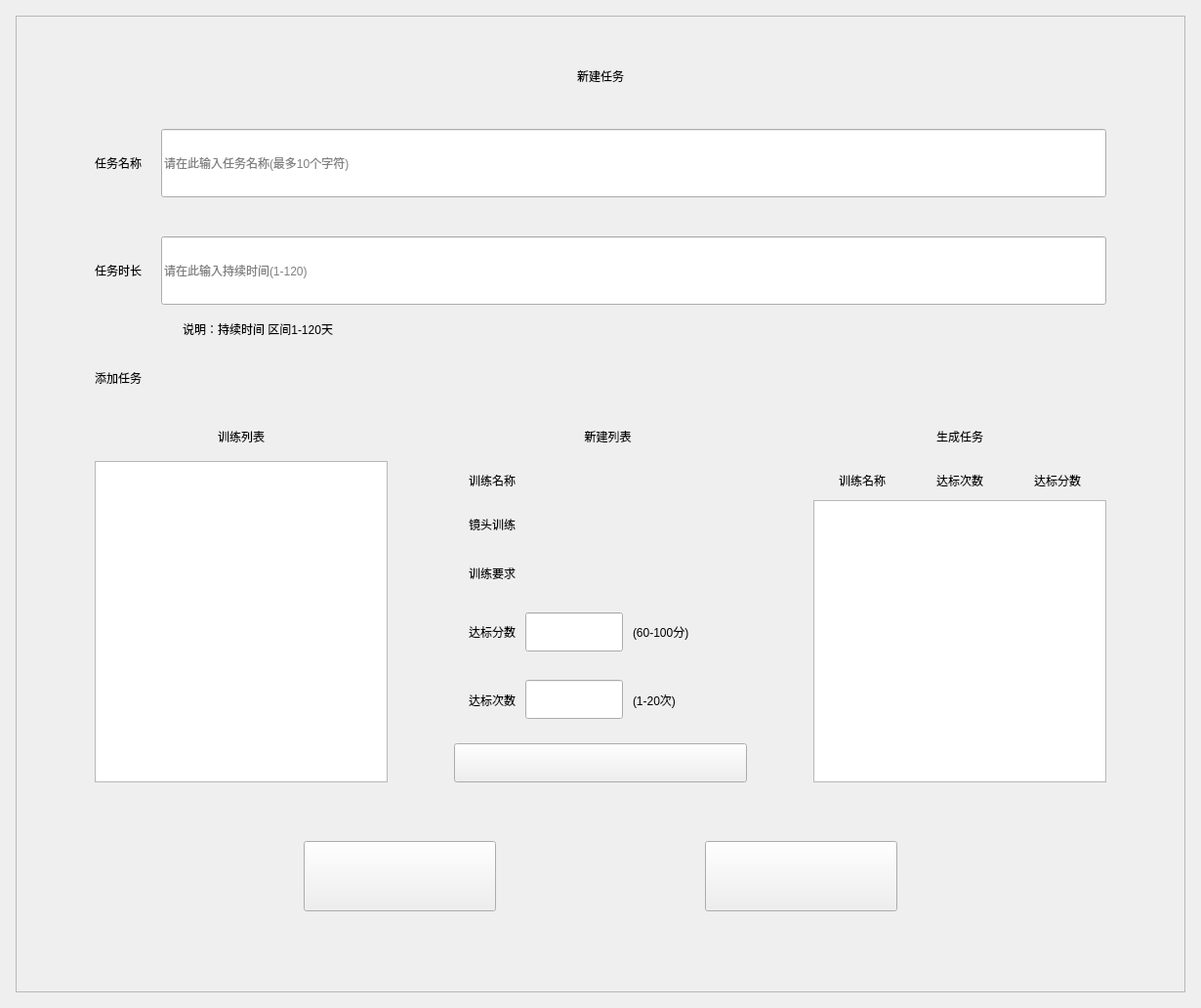
<?xml version="1.0" encoding="UTF-8"?>
<ui version="4.0">
 <class>SYModifyTrainTaskWindow</class>
 <widget class="QWidget" name="SYModifyTrainTaskWindow">
  <property name="geometry">
   <rect>
    <x>0</x>
    <y>0</y>
    <width>1230</width>
    <height>1032</height>
   </rect>
  </property>
  <property name="windowTitle">
   <string>SimLaparo</string>
  </property>
  <layout class="QVBoxLayout" name="verticalLayout_2">
   <item>
    <spacer name="verticalSpacer_4">
     <property name="orientation">
      <enum>Qt::Vertical</enum>
     </property>
     <property name="sizeHint" stdset="0">
      <size>
       <width>20</width>
       <height>87</height>
      </size>
     </property>
    </spacer>
   </item>
   <item>
    <layout class="QHBoxLayout" name="horizontalLayout_2">
     <item>
      <spacer name="horizontalSpacer_4">
       <property name="orientation">
        <enum>Qt::Horizontal</enum>
       </property>
       <property name="sizeHint" stdset="0">
        <size>
         <width>40</width>
         <height>20</height>
        </size>
       </property>
      </spacer>
     </item>
     <item>
      <widget class="QFrame" name="frame">
       <property name="minimumSize">
        <size>
         <width>1198</width>
         <height>1000</height>
        </size>
       </property>
       <property name="maximumSize">
        <size>
         <width>1198</width>
         <height>1000</height>
        </size>
       </property>
       <property name="frameShape">
        <enum>QFrame::StyledPanel</enum>
       </property>
       <property name="frameShadow">
        <enum>QFrame::Raised</enum>
       </property>
       <layout class="QVBoxLayout" name="verticalLayout" stretch="0,0">
        <property name="spacing">
         <number>0</number>
        </property>
        <property name="leftMargin">
         <number>80</number>
        </property>
        <property name="topMargin">
         <number>52</number>
        </property>
        <property name="rightMargin">
         <number>80</number>
        </property>
        <property name="bottomMargin">
         <number>82</number>
        </property>
        <item>
         <layout class="QVBoxLayout" name="verticalLayout_4">
          <property name="spacing">
           <number>0</number>
          </property>
          <item>
           <widget class="QLabel" name="lb_title">
            <property name="minimumSize">
             <size>
              <width>500</width>
              <height>0</height>
             </size>
            </property>
            <property name="text">
             <string>新建任务</string>
            </property>
            <property name="alignment">
             <set>Qt::AlignCenter</set>
            </property>
           </widget>
          </item>
          <item>
           <spacer name="verticalSpacer_7">
            <property name="orientation">
             <enum>Qt::Vertical</enum>
            </property>
            <property name="sizeType">
             <enum>QSizePolicy::Fixed</enum>
            </property>
            <property name="sizeHint" stdset="0">
             <size>
              <width>0</width>
              <height>45</height>
             </size>
            </property>
           </spacer>
          </item>
          <item>
           <widget class="QFrame" name="HeadFrame">
            <layout class="QHBoxLayout" name="TitleLayout">
             <property name="spacing">
              <number>20</number>
             </property>
             <property name="leftMargin">
              <number>0</number>
             </property>
             <property name="topMargin">
              <number>0</number>
             </property>
             <property name="rightMargin">
              <number>0</number>
             </property>
             <property name="bottomMargin">
              <number>0</number>
             </property>
             <item>
              <widget class="QLabel" name="lb_grpname">
               <property name="text">
                <string>任务名称</string>
               </property>
              </widget>
             </item>
             <item>
              <widget class="QLineEdit" name="edit_taskname">
               <property name="minimumSize">
                <size>
                 <width>0</width>
                 <height>70</height>
                </size>
               </property>
               <property name="maximumSize">
                <size>
                 <width>16777215</width>
                 <height>70</height>
                </size>
               </property>
               <property name="maxLength">
                <number>10</number>
               </property>
               <property name="placeholderText">
                <string>请在此输入任务名称(最多10个字符)</string>
               </property>
              </widget>
             </item>
            </layout>
           </widget>
          </item>
          <item>
           <spacer name="verticalSpacer">
            <property name="orientation">
             <enum>Qt::Vertical</enum>
            </property>
            <property name="sizeType">
             <enum>QSizePolicy::Fixed</enum>
            </property>
            <property name="sizeHint" stdset="0">
             <size>
              <width>20</width>
              <height>40</height>
             </size>
            </property>
           </spacer>
          </item>
          <item>
           <layout class="QHBoxLayout" name="horizontalLayout_6">
            <property name="spacing">
             <number>20</number>
            </property>
            <item>
             <widget class="QLabel" name="label_2">
              <property name="text">
               <string>任务时长</string>
              </property>
             </widget>
            </item>
            <item>
             <widget class="QLineEdit" name="edit_numday">
              <property name="minimumSize">
               <size>
                <width>0</width>
                <height>70</height>
               </size>
              </property>
              <property name="maximumSize">
               <size>
                <width>16777215</width>
                <height>70</height>
               </size>
              </property>
              <property name="maxLength">
               <number>3</number>
              </property>
              <property name="placeholderText">
               <string>请在此输入持续时间(1-120)</string>
              </property>
             </widget>
            </item>
           </layout>
          </item>
          <item>
           <layout class="QHBoxLayout" name="horizontalLayout_8">
            <item>
             <spacer name="horizontalSpacer_7">
              <property name="orientation">
               <enum>Qt::Horizontal</enum>
              </property>
              <property name="sizeType">
               <enum>QSizePolicy::Fixed</enum>
              </property>
              <property name="sizeHint" stdset="0">
               <size>
                <width>90</width>
                <height>20</height>
               </size>
              </property>
             </spacer>
            </item>
            <item>
             <widget class="QLabel" name="label_14">
              <property name="minimumSize">
               <size>
                <width>0</width>
                <height>50</height>
               </size>
              </property>
              <property name="text">
               <string>说明：持续时间 区间1-120天</string>
              </property>
             </widget>
            </item>
           </layout>
          </item>
          <item>
           <widget class="QLabel" name="label_15">
            <property name="minimumSize">
             <size>
              <width>0</width>
              <height>50</height>
             </size>
            </property>
            <property name="maximumSize">
             <size>
              <width>16777215</width>
              <height>50</height>
             </size>
            </property>
            <property name="text">
             <string>添加任务</string>
            </property>
           </widget>
          </item>
          <item>
           <spacer name="verticalSpacer_6">
            <property name="orientation">
             <enum>Qt::Vertical</enum>
            </property>
            <property name="sizeType">
             <enum>QSizePolicy::Fixed</enum>
            </property>
            <property name="sizeHint" stdset="0">
             <size>
              <width>0</width>
              <height>10</height>
             </size>
            </property>
           </spacer>
          </item>
          <item>
           <layout class="QHBoxLayout" name="horizontalLayout_4">
            <property name="spacing">
             <number>0</number>
            </property>
            <property name="bottomMargin">
             <number>0</number>
            </property>
            <item>
             <widget class="QFrame" name="frame_left">
              <layout class="QVBoxLayout" name="verticalLayout_8">
               <property name="spacing">
                <number>0</number>
               </property>
               <property name="leftMargin">
                <number>0</number>
               </property>
               <property name="topMargin">
                <number>0</number>
               </property>
               <property name="rightMargin">
                <number>0</number>
               </property>
               <property name="bottomMargin">
                <number>0</number>
               </property>
               <item>
                <widget class="QLabel" name="label">
                 <property name="minimumSize">
                  <size>
                   <width>0</width>
                   <height>50</height>
                  </size>
                 </property>
                 <property name="maximumSize">
                  <size>
                   <width>16777215</width>
                   <height>50</height>
                  </size>
                 </property>
                 <property name="text">
                  <string>训练列表</string>
                 </property>
                 <property name="alignment">
                  <set>Qt::AlignCenter</set>
                 </property>
                </widget>
               </item>
               <item>
                <widget class="QTreeWidget" name="trainlist">
                 <property name="minimumSize">
                  <size>
                   <width>300</width>
                   <height>0</height>
                  </size>
                 </property>
                 <property name="maximumSize">
                  <size>
                   <width>300</width>
                   <height>16777215</height>
                  </size>
                 </property>
                 <property name="horizontalScrollBarPolicy">
                  <enum>Qt::ScrollBarAlwaysOff</enum>
                 </property>
                 <property name="indentation">
                  <number>0</number>
                 </property>
                 <property name="rootIsDecorated">
                  <bool>false</bool>
                 </property>
                 <property name="expandsOnDoubleClick">
                  <bool>false</bool>
                 </property>
                 <attribute name="headerVisible">
                  <bool>false</bool>
                 </attribute>
                 <column>
                  <property name="text">
                   <string notr="true">1</string>
                  </property>
                 </column>
                </widget>
               </item>
              </layout>
             </widget>
            </item>
            <item>
             <spacer name="horizontalSpacer_5">
              <property name="orientation">
               <enum>Qt::Horizontal</enum>
              </property>
              <property name="sizeHint" stdset="0">
               <size>
                <width>40</width>
                <height>20</height>
               </size>
              </property>
             </spacer>
            </item>
            <item>
             <widget class="QLabel" name="lb_arrow0">
              <property name="minimumSize">
               <size>
                <width>13</width>
                <height>18</height>
               </size>
              </property>
              <property name="maximumSize">
               <size>
                <width>13</width>
                <height>18</height>
               </size>
              </property>
              <property name="text">
               <string/>
              </property>
             </widget>
            </item>
            <item>
             <spacer name="horizontalSpacer_6">
              <property name="orientation">
               <enum>Qt::Horizontal</enum>
              </property>
              <property name="sizeHint" stdset="0">
               <size>
                <width>40</width>
                <height>20</height>
               </size>
              </property>
             </spacer>
            </item>
            <item>
             <layout class="QVBoxLayout" name="verticalLayout_7" stretch="0,0">
              <property name="spacing">
               <number>10</number>
              </property>
              <property name="leftMargin">
               <number>0</number>
              </property>
              <property name="bottomMargin">
               <number>0</number>
              </property>
              <item>
               <widget class="QFrame" name="frame_center">
                <property name="minimumSize">
                 <size>
                  <width>300</width>
                  <height>0</height>
                 </size>
                </property>
                <property name="maximumSize">
                 <size>
                  <width>300</width>
                  <height>16777215</height>
                 </size>
                </property>
                <layout class="QVBoxLayout" name="verticalLayout_9" stretch="0,0,0,0,0,0">
                 <property name="spacing">
                  <number>0</number>
                 </property>
                 <property name="leftMargin">
                  <number>15</number>
                 </property>
                 <property name="topMargin">
                  <number>0</number>
                 </property>
                 <property name="rightMargin">
                  <number>0</number>
                 </property>
                 <property name="bottomMargin">
                  <number>0</number>
                 </property>
                 <item>
                  <widget class="QLabel" name="label_3">
                   <property name="minimumSize">
                    <size>
                     <width>0</width>
                     <height>50</height>
                    </size>
                   </property>
                   <property name="maximumSize">
                    <size>
                     <width>16777215</width>
                     <height>50</height>
                    </size>
                   </property>
                   <property name="text">
                    <string>新建列表</string>
                   </property>
                   <property name="alignment">
                    <set>Qt::AlignCenter</set>
                   </property>
                  </widget>
                 </item>
                 <item>
                  <widget class="QLabel" name="label_5">
                   <property name="minimumSize">
                    <size>
                     <width>0</width>
                     <height>40</height>
                    </size>
                   </property>
                   <property name="maximumSize">
                    <size>
                     <width>16777215</width>
                     <height>40</height>
                    </size>
                   </property>
                   <property name="text">
                    <string>训练名称</string>
                   </property>
                  </widget>
                 </item>
                 <item>
                  <widget class="QLabel" name="lb_seltrainame">
                   <property name="minimumSize">
                    <size>
                     <width>0</width>
                     <height>50</height>
                    </size>
                   </property>
                   <property name="maximumSize">
                    <size>
                     <width>16777215</width>
                     <height>50</height>
                    </size>
                   </property>
                   <property name="text">
                    <string>镜头训练</string>
                   </property>
                  </widget>
                 </item>
                 <item>
                  <widget class="QLabel" name="label_4">
                   <property name="minimumSize">
                    <size>
                     <width>0</width>
                     <height>50</height>
                    </size>
                   </property>
                   <property name="maximumSize">
                    <size>
                     <width>16777215</width>
                     <height>50</height>
                    </size>
                   </property>
                   <property name="text">
                    <string>训练要求</string>
                   </property>
                  </widget>
                 </item>
                 <item>
                  <layout class="QHBoxLayout" name="horizontalLayout_7">
                   <property name="spacing">
                    <number>10</number>
                   </property>
                   <item>
                    <widget class="QLabel" name="label_7">
                     <property name="text">
                      <string>达标分数</string>
                     </property>
                     <property name="alignment">
                      <set>Qt::AlignLeading|Qt::AlignLeft|Qt::AlignVCenter</set>
                     </property>
                    </widget>
                   </item>
                   <item>
                    <widget class="QLineEdit" name="lineEdit_score">
                     <property name="minimumSize">
                      <size>
                       <width>100</width>
                       <height>40</height>
                      </size>
                     </property>
                     <property name="maximumSize">
                      <size>
                       <width>100</width>
                       <height>40</height>
                      </size>
                     </property>
                     <property name="maxLength">
                      <number>3</number>
                     </property>
                     <property name="alignment">
                      <set>Qt::AlignCenter</set>
                     </property>
                    </widget>
                   </item>
                   <item>
                    <widget class="QLabel" name="label_8">
                     <property name="text">
                      <string>(60-100分)</string>
                     </property>
                    </widget>
                   </item>
                   <item>
                    <spacer name="horizontalSpacer_8">
                     <property name="orientation">
                      <enum>Qt::Horizontal</enum>
                     </property>
                     <property name="sizeHint" stdset="0">
                      <size>
                       <width>40</width>
                       <height>20</height>
                      </size>
                     </property>
                    </spacer>
                   </item>
                  </layout>
                 </item>
                 <item>
                  <layout class="QHBoxLayout" name="horizontalLayout_5">
                   <property name="spacing">
                    <number>10</number>
                   </property>
                   <item>
                    <widget class="QLabel" name="label_9">
                     <property name="text">
                      <string>达标次数</string>
                     </property>
                     <property name="alignment">
                      <set>Qt::AlignLeading|Qt::AlignLeft|Qt::AlignVCenter</set>
                     </property>
                    </widget>
                   </item>
                   <item>
                    <widget class="QLineEdit" name="line_Edit_Times">
                     <property name="minimumSize">
                      <size>
                       <width>100</width>
                       <height>40</height>
                      </size>
                     </property>
                     <property name="maximumSize">
                      <size>
                       <width>100</width>
                       <height>40</height>
                      </size>
                     </property>
                     <property name="maxLength">
                      <number>2</number>
                     </property>
                     <property name="alignment">
                      <set>Qt::AlignCenter</set>
                     </property>
                    </widget>
                   </item>
                   <item>
                    <widget class="QLabel" name="label_10">
                     <property name="text">
                      <string>(1-20次)</string>
                     </property>
                    </widget>
                   </item>
                   <item>
                    <spacer name="horizontalSpacer_9">
                     <property name="orientation">
                      <enum>Qt::Horizontal</enum>
                     </property>
                     <property name="sizeHint" stdset="0">
                      <size>
                       <width>40</width>
                       <height>20</height>
                      </size>
                     </property>
                    </spacer>
                   </item>
                  </layout>
                 </item>
                </layout>
               </widget>
              </item>
              <item>
               <widget class="QPushButton" name="bt_add">
                <property name="minimumSize">
                 <size>
                  <width>300</width>
                  <height>40</height>
                 </size>
                </property>
                <property name="maximumSize">
                 <size>
                  <width>299</width>
                  <height>40</height>
                 </size>
                </property>
                <property name="text">
                 <string/>
                </property>
               </widget>
              </item>
             </layout>
            </item>
            <item>
             <spacer name="horizontalSpacer">
              <property name="orientation">
               <enum>Qt::Horizontal</enum>
              </property>
              <property name="sizeHint" stdset="0">
               <size>
                <width>40</width>
                <height>20</height>
               </size>
              </property>
             </spacer>
            </item>
            <item>
             <widget class="QLabel" name="lb_arrow1">
              <property name="minimumSize">
               <size>
                <width>13</width>
                <height>18</height>
               </size>
              </property>
              <property name="maximumSize">
               <size>
                <width>13</width>
                <height>18</height>
               </size>
              </property>
              <property name="text">
               <string/>
              </property>
             </widget>
            </item>
            <item>
             <spacer name="horizontalSpacer_2">
              <property name="orientation">
               <enum>Qt::Horizontal</enum>
              </property>
              <property name="sizeHint" stdset="0">
               <size>
                <width>40</width>
                <height>20</height>
               </size>
              </property>
             </spacer>
            </item>
            <item>
             <layout class="QVBoxLayout" name="verticalLayout_5">
              <property name="spacing">
               <number>25</number>
              </property>
              <item>
               <widget class="QFrame" name="frame_right">
                <layout class="QVBoxLayout" name="verticalLayout_6">
                 <property name="spacing">
                  <number>0</number>
                 </property>
                 <property name="leftMargin">
                  <number>0</number>
                 </property>
                 <property name="topMargin">
                  <number>0</number>
                 </property>
                 <property name="rightMargin">
                  <number>0</number>
                 </property>
                 <property name="bottomMargin">
                  <number>0</number>
                 </property>
                 <item>
                  <widget class="QLabel" name="label_6">
                   <property name="minimumSize">
                    <size>
                     <width>0</width>
                     <height>50</height>
                    </size>
                   </property>
                   <property name="maximumSize">
                    <size>
                     <width>16777215</width>
                     <height>50</height>
                    </size>
                   </property>
                   <property name="text">
                    <string>生成任务</string>
                   </property>
                   <property name="alignment">
                    <set>Qt::AlignCenter</set>
                   </property>
                  </widget>
                 </item>
                 <item>
                  <layout class="QHBoxLayout" name="horizontalLayout_3">
                   <property name="spacing">
                    <number>0</number>
                   </property>
                   <property name="bottomMargin">
                    <number>0</number>
                   </property>
                   <item>
                    <widget class="QLabel" name="label_13">
                     <property name="minimumSize">
                      <size>
                       <width>0</width>
                       <height>40</height>
                      </size>
                     </property>
                     <property name="maximumSize">
                      <size>
                       <width>16777215</width>
                       <height>40</height>
                      </size>
                     </property>
                     <property name="text">
                      <string>训练名称</string>
                     </property>
                     <property name="alignment">
                      <set>Qt::AlignCenter</set>
                     </property>
                    </widget>
                   </item>
                   <item>
                    <widget class="QLabel" name="label_12">
                     <property name="text">
                      <string>达标次数</string>
                     </property>
                     <property name="alignment">
                      <set>Qt::AlignCenter</set>
                     </property>
                    </widget>
                   </item>
                   <item>
                    <widget class="QLabel" name="label_11">
                     <property name="text">
                      <string>达标分数</string>
                     </property>
                     <property name="alignment">
                      <set>Qt::AlignCenter</set>
                     </property>
                    </widget>
                   </item>
                  </layout>
                 </item>
                 <item>
                  <widget class="QTableWidget" name="table_selectedtrain">
                   <property name="minimumSize">
                    <size>
                     <width>300</width>
                     <height>0</height>
                    </size>
                   </property>
                   <property name="maximumSize">
                    <size>
                     <width>300</width>
                     <height>16777215</height>
                    </size>
                   </property>
                   <property name="focusPolicy">
                    <enum>Qt::NoFocus</enum>
                   </property>
                   <property name="horizontalScrollBarPolicy">
                    <enum>Qt::ScrollBarAlwaysOff</enum>
                   </property>
                   <property name="showGrid">
                    <bool>false</bool>
                   </property>
                   <property name="columnCount">
                    <number>3</number>
                   </property>
                   <attribute name="horizontalHeaderVisible">
                    <bool>false</bool>
                   </attribute>
                   <attribute name="verticalHeaderVisible">
                    <bool>false</bool>
                   </attribute>
                   <column/>
                   <column/>
                   <column/>
                  </widget>
                 </item>
                </layout>
               </widget>
              </item>
             </layout>
            </item>
           </layout>
          </item>
         </layout>
        </item>
        <item>
         <widget class="QFrame" name="frambottom">
          <layout class="QVBoxLayout" name="verticalLayout_3">
           <property name="spacing">
            <number>0</number>
           </property>
           <property name="leftMargin">
            <number>0</number>
           </property>
           <property name="topMargin">
            <number>0</number>
           </property>
           <property name="rightMargin">
            <number>0</number>
           </property>
           <property name="bottomMargin">
            <number>0</number>
           </property>
           <item>
            <spacer name="verticalSpacer_3">
             <property name="orientation">
              <enum>Qt::Vertical</enum>
             </property>
             <property name="sizeType">
              <enum>QSizePolicy::Fixed</enum>
             </property>
             <property name="sizeHint" stdset="0">
              <size>
               <width>20</width>
               <height>60</height>
              </size>
             </property>
            </spacer>
           </item>
           <item>
            <layout class="QHBoxLayout" name="horizontalLayout">
             <item>
              <widget class="QPushButton" name="bt_cancel">
               <property name="minimumSize">
                <size>
                 <width>197</width>
                 <height>72</height>
                </size>
               </property>
               <property name="maximumSize">
                <size>
                 <width>197</width>
                 <height>72</height>
                </size>
               </property>
               <property name="text">
                <string/>
               </property>
              </widget>
             </item>
             <item>
              <widget class="QPushButton" name="bt_conform">
               <property name="minimumSize">
                <size>
                 <width>197</width>
                 <height>72</height>
                </size>
               </property>
               <property name="maximumSize">
                <size>
                 <width>197</width>
                 <height>72</height>
                </size>
               </property>
               <property name="text">
                <string/>
               </property>
              </widget>
             </item>
            </layout>
           </item>
          </layout>
         </widget>
        </item>
       </layout>
      </widget>
     </item>
     <item>
      <spacer name="horizontalSpacer_3">
       <property name="orientation">
        <enum>Qt::Horizontal</enum>
       </property>
       <property name="sizeHint" stdset="0">
        <size>
         <width>40</width>
         <height>20</height>
        </size>
       </property>
      </spacer>
     </item>
    </layout>
   </item>
   <item>
    <spacer name="verticalSpacer_5">
     <property name="orientation">
      <enum>Qt::Vertical</enum>
     </property>
     <property name="sizeHint" stdset="0">
      <size>
       <width>20</width>
       <height>86</height>
      </size>
     </property>
    </spacer>
   </item>
  </layout>
 </widget>
 <resources/>
 <connections/>
</ui>
